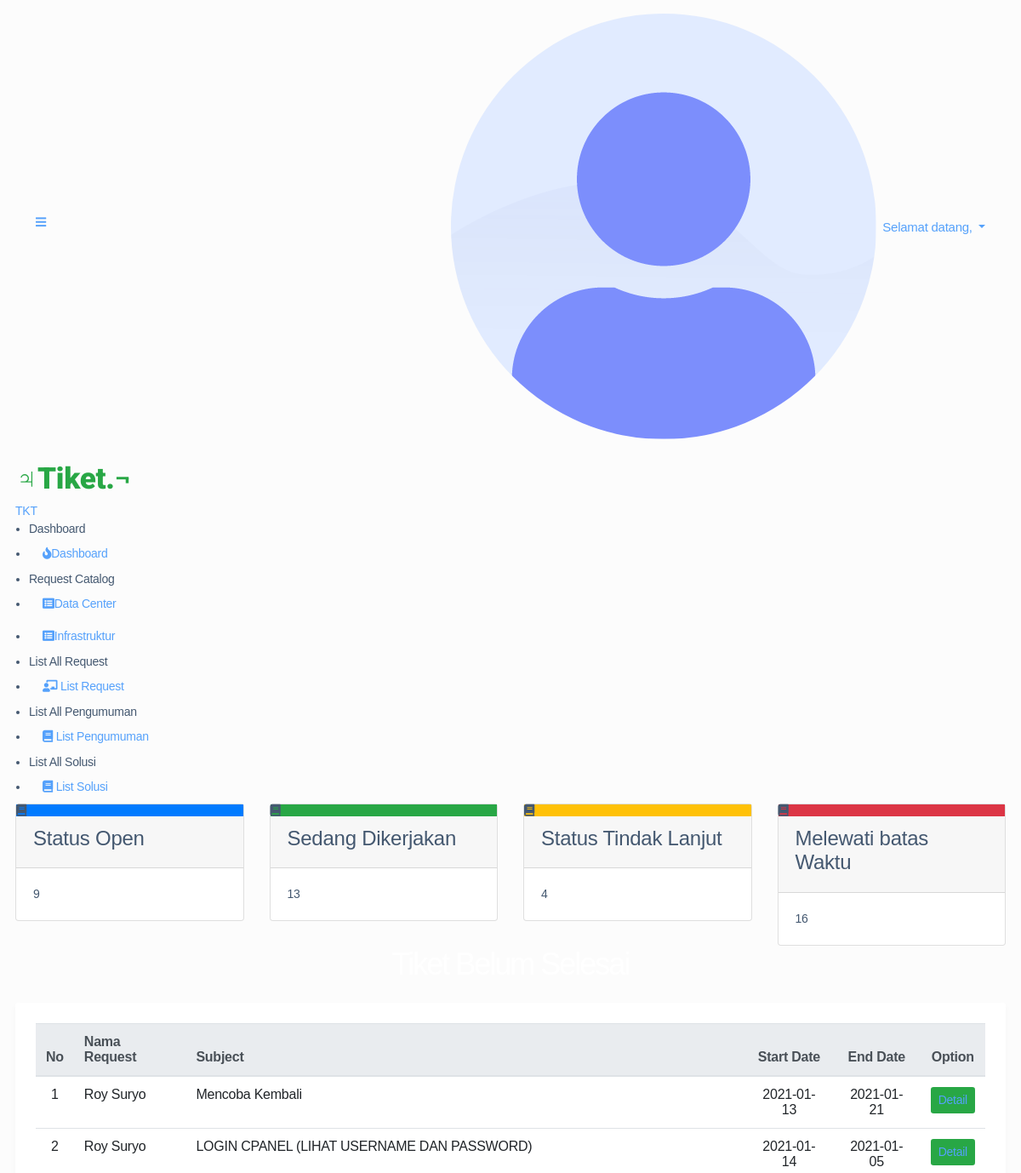
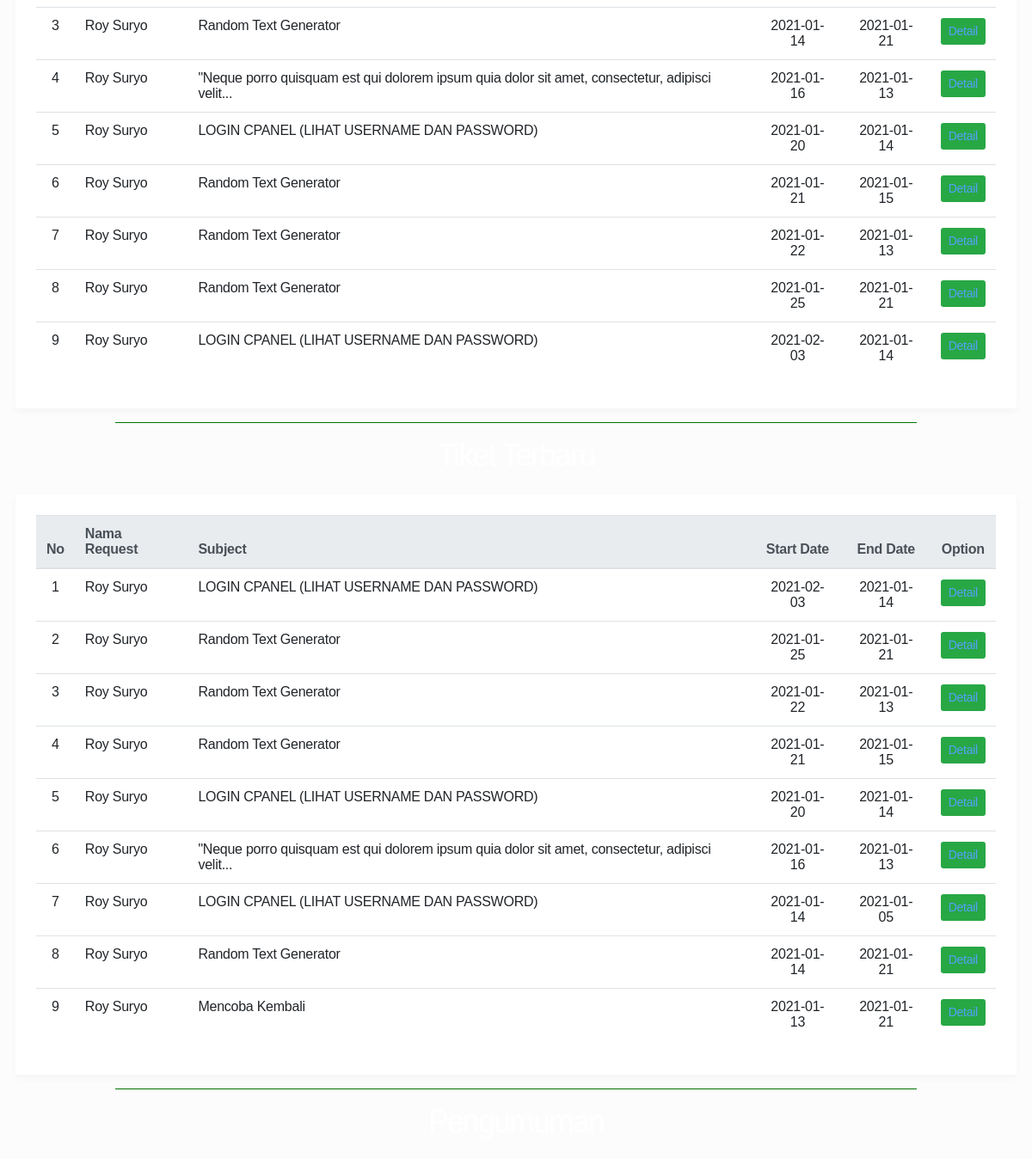
The page /index.php/staff (upper part) on the database as committed earlier (2 pictures, top to bottom).
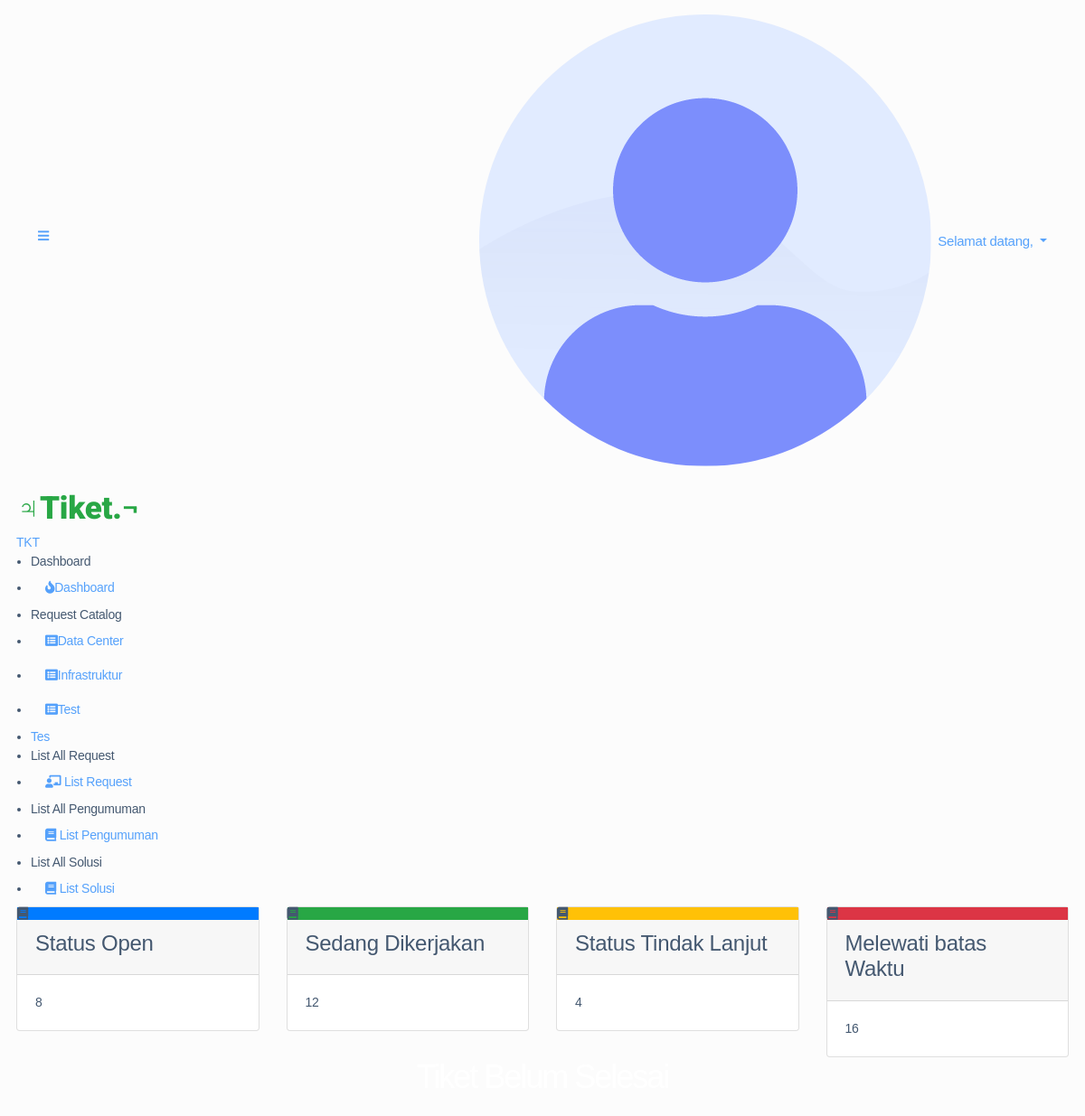
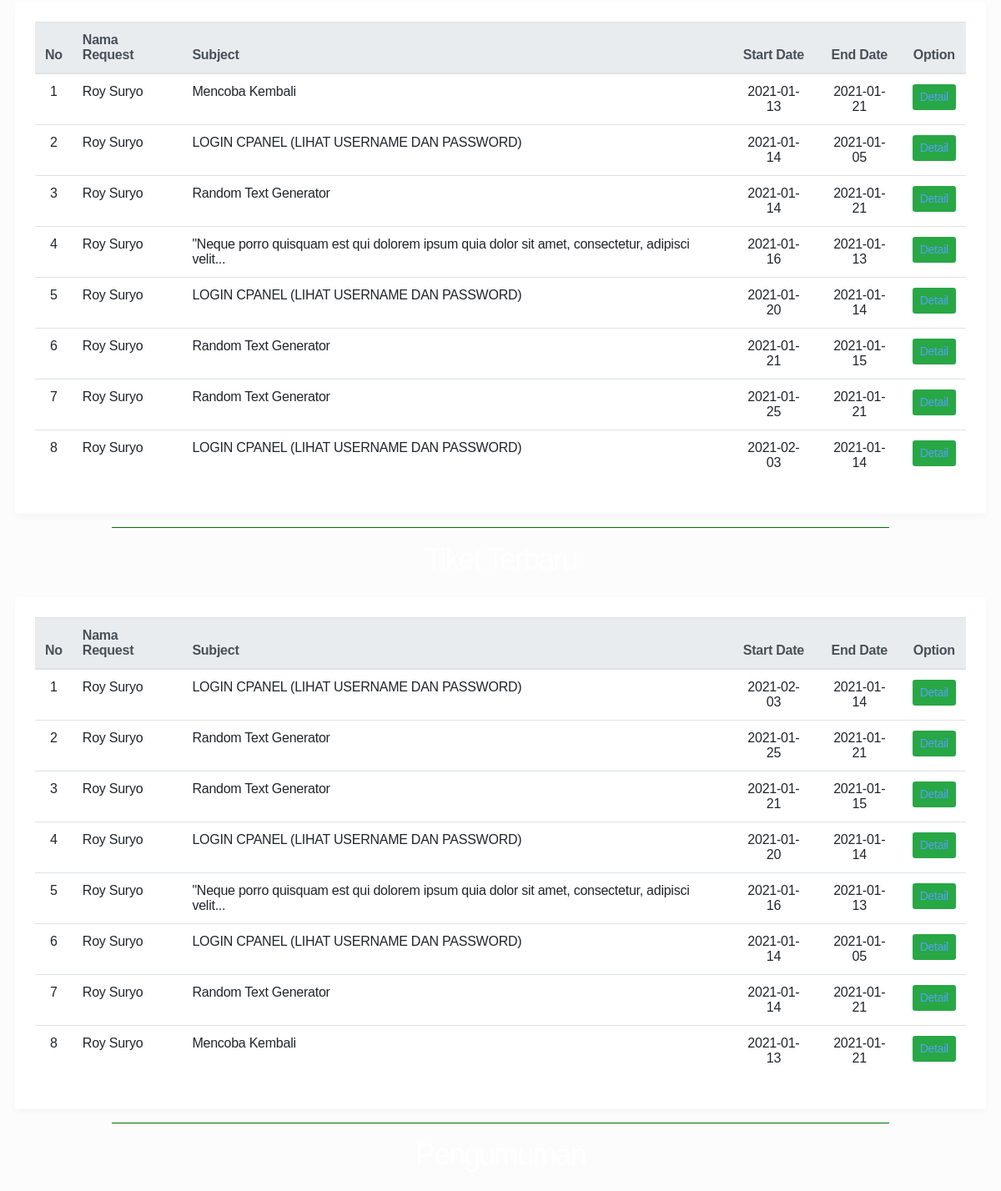
The same page on the database as committed later (2 pictures, top to bottom).
### tables this page shows
CREATE TABLE `master_kategori` (
  `id` int(11) NOT NULL,
  `kategori` varchar(30) NOT NULL
);

CREATE TABLE `tbl_request` (
  `id` int(11) NOT NULL,
  `id_user` varchar(30) NOT NULL,
  `username` varchar(30) NOT NULL,
  `user` varchar(30) NOT NULL,
  `status` varchar(20) NOT NULL,
  `kategori` varchar(40) NOT NULL,
  `sub_kategori` varchar(40) NOT NULL,
  `pj` varchar(30) NOT NULL,
  `grup` varchar(40) NOT NULL,
  `asset` varchar(50) NOT NULL,
  `count_asset` varchar(2) NOT NULL,
  `subject` varchar(100) NOT NULL,
  `body` text NOT NULL,
  `created_date` timestamp NOT NULL DEFAULT current_timestamp(),
  `done_date` datetime DEFAULT NULL,
  `start_date` date NOT NULL,
  `end_date` date NOT NULL
);

### application/controllers/Staff.php (called while the page is built, shortened)
<?php
class Staff extends CI_Controller
{
	function __construct()
	{
		$this->load->helper('url');
		$this->load->library('form_validation');
		$this->load->helper('form');
	}
	public function index()
	{
		$this->load->model('Mrequest');
		$this->load->model('Mpengumuman');
		$this->load->model('Msolusi');
		$data['nama'] = $this->session->userdata('nama');
		$data['level'] = $this->session->userdata('level');
		$data['request'] = $this->Mrequest->tampil_data_ten_terbaru()->result();
		$data['request_lama'] = $this->Mrequest->tampil_data_ten_terlama()->result();
		$data['pengumuman'] = $this->Mpengumuman->tampil_data_terbaru()->result();
		$data['solusi'] = $this->Msolusi->tampil_data_terbaru()->result();
		$this->load->view('navbar/nav_staff', $data);
		$this->load->view('staff/dashboard_staff', $data);
	}
}

### index.php (called while the page is built, shortened)
<?php
require_once BASEPATH.'core/CodeIgniter.php';

### application/models/Mrequest.php (called while the page is built, shortened)
<?php
class Mrequest extends CI_Model
{
    public function tampil_data_ten_terbaru()
    {
        return $this->db
            ->select('*')
            ->from('tbl_request')
            ->where('status', 'open')
            ->order_by("start_date")
            ->limit(10)
            ->get();
    }
    public function tampil_data_ten_terlama()
    {
        return $this->db
            ->select('*')
            ->from('tbl_request')
            ->where('status', 'open')
            ->order_by("start_date", 'desc')
            ->limit(10)
            ->get();
    }
}

### application/views/staff/dashboard_staff.php (the view, shortened to what the changed rows need)
<div class="main-content">
    <section class="section">
        <div class="row">
            <div class="col-lg-3 col-md-6 col-sm-6 col-12">
                <div class="card card-statistic-1">
                    <div class="card-wrap">
                        <div class="card-header">
                            <h4>Status Open</h4>
                        </div>
                        <div class="card-body">
                        <?php $this->db->from('tbl_request');
                            $this->db->where('status', 'open');
                            echo $this->db->count_all_results();
                            ?>
                        </div>
                    </div>
                </div>
            </div>
            <div class="col-lg-3 col-md-6 col-sm-6 col-12">
                <div class="card card-statistic-1">
                    <div class="card-wrap">
                        <div class="card-header">
                            <h4>Sedang Dikerjakan</h4>
                        </div>
                        <div class="card-body">
                            <?php $this->db->from('tbl_request');
                            $this->db->where('status', 'open');
                            $this->db->or_where('status', 'Tindak Lanjut');
                            echo $this->db->count_all_results();
                            ?>
                        </div>
                    </div>
                </div>
            </div>
        </div>
        <div class="section-header">
            <h1>Tiket Belum Selesai</h1>
        </div>
        <div class="row">
            <div class="col-md-12">
                <div class="bg-white p-4" style="border-radius:3px;box-shadow:rgba(0, 0, 0, 0.03) 0px 4px 8px 0px">
                    <table id="example" class="table align-items-center table-flush">
                        <thead class="thead-light">
                            <tr class="text-center">
                                <th scope="col">No</th>
                                <th scope="col" style="text-align: left;">Nama Request</th>
                                <th scope="col" style="text-align: left;">Subject</th>
                                <th scope="col">Start Date</th>
                                <th scope="col">End Date</th>
                                <th scope="col">Option</th>
                            </tr>
                        </thead>
                        <tbody>
                            <?php
                            $i = 1;
                            foreach ($request as $u) {
                            ?>
                                <tr class="text-center">
                                    <td><?php echo $i ?></td>
                                    <td style="text-align: left;"><?php echo $u->user ?></td>
                                    <td style="text-align: left;"><?php echo $u->subject ?></td>
                                    <td><?php echo $u->start_date ?></td>
                                    <td><?php echo $u->end_date ?></td>
                                    <td class="text-center">
                                        <a href=<?= base_url("staff/detail_request/" . $u->id) ?> class="btn btn-sm btn-success">Detail</a>
                                    </td>
                                </tr>
                            <?php
                                $i++;
                            }
                            ?>
                        </tbody>
                    </table>
                </div>
            </div>
        </div>
        <div class="section-header">
            <h1>Tiket Terbaru</h1>
        </div>
        <div class="row">
            <div class="col-md-12">
                <div class="bg-white p-4" style="border-radius:3px;box-shadow:rgba(0, 0, 0, 0.03) 0px 4px 8px 0px">
                    <table id="example" class="table align-items-center table-flush">
                        <thead class="thead-light">
                            <tr class="text-center">
                                <th scope="col">No</th>
                                <th scope="col" style="text-align: left;">Nama Request</th>
                                <th scope="col" style="text-align: left;">Subject</th>
                                <th scope="col">Start Date</th>
                                <th scope="col">End Date</th>
                                <th scope="col">Option</th>
                            </tr>
                        </thead>
                        <tbody>
                            <?php
                            $i = 1;
                            foreach ($request_lama as $u) {
                            ?>
                                <tr class="text-center">
                                    <td><?php echo $i ?></td>
                                    <td style="text-align: left;"><?php echo $u->user ?></td>
                                    <td style="text-align: left;"><?php echo $u->subject ?></td>
                                    <td><?php echo $u->start_date ?></td>
                                    <td><?php echo $u->end_date ?></td>
                                    <td class="text-center">
                                        <a href=<?= base_url("staff/detail_request/" . $u->id) ?> class="btn btn-sm btn-success">Detail</a>
                                    </td>
                                </tr>
                            <?php
                                $i++;
                            }
                            ?>
                        </tbody>
                    </table>
                </div>
            </div>
        </div>
        <div class="section-header">
            <h1>Pengumuman</h1>
        </div>
</div>
</div>
<?php include("footer.php") ?>
</body>
</html>

### application/views/navbar/nav_staff.php (shortened to what the changed rows need)
<!DOCTYPE html>
<html lang="en">
<head>
    <link rel="stylesheet" href="https://stackpath.bootstrapcdn.com/bootstrap/4.3.1/css/bootstrap.min.css">
    <link rel="stylesheet" href="https://use.fontawesome.com/releases/v5.7.2/css/all.css">
    <link rel="stylesheet" href="https://cdnjs.cloudflare.com/ajax/libs/bootstrap-select/1.13.1/css/bootstrap-select.css" />
    <link rel="stylesheet" href="<?= base_url('assets/') ?>stisla-assets/css/style.css">
    <link rel="stylesheet" href="<?= base_url('assets/') ?>stisla-assets/css/components.css">
</head>
<body>
    <div id="app">
        <div class="main-wrapper">
            <div class="main-sidebar">
                <aside id="sidebar-wrapper">
                    <ul class="sidebar-menu">
                        <?php
                        $con = mysqli_connect("localhost", "root", "", "db_tiket");
                        $sql = "SELECT * FROM master_kategori";
                        $result = mysqli_query($con, $sql);
                        while ($dataMenu = mysqli_fetch_assoc($result)) {
                            $menu_id = $dataMenu['id'];
                            $submenu = mysqli_query($con, "SELECT * FROM `master_subkategori` WHERE id_kategori = '$menu_id'");
                            if (mysqli_num_rows($submenu) == 0) {
                                echo '<li><a href="' . $dataMenu['kategori'] . '">' . $dataMenu['kategori'] . '</a></li>';
                            } else {
                                echo '
							<li class="nav-item dropdown">
								<a href="' . $dataMenu['kategori'] . '" class="nav-link has-dropdown"> <i class="fas fa-list-alt "></i><span>' . $dataMenu['kategori'] . '</span></a>
								<ul class="dropdown-menu">';
                                echo '
								</ul>
							</li>
							';
                            }
                        }
                        ?>
                </aside>
            </div>

Rows that differ between the two databases and show on the page:
no longer on this page (row edited): tbl_request: user "Roy Suryo", subject "Random Text Generator", start_date "2021-01-22", end_date "2021-01-13"
added master_kategori: kategori "Test"
added master_kategori: kategori "Tes"
Other text that changed with them:
$this->db->count_all_results(): "9" → "8"
$this->db->count_all_results(): "13" → "12"
